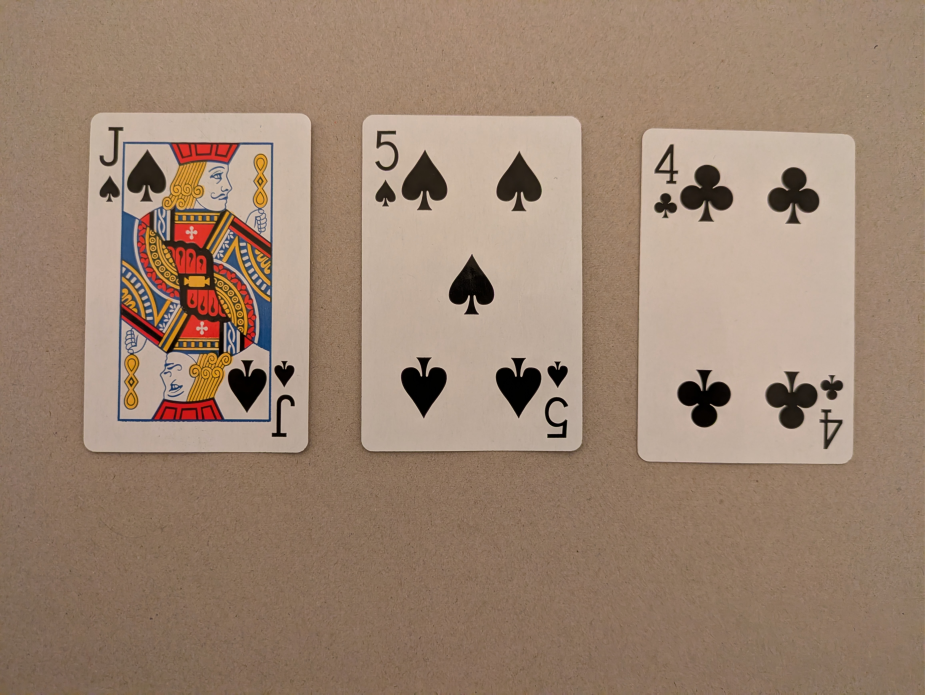
#> input picture projectImages/flop.jpg, 4624 x 3472 px, given in place of the camera (shown at 1/5 size)
$ python file.py
#> lines starting #> are read from the running program, lines starting #| are printed output that depends on the picture; after the words box and inside, x2 and y2 are one past the last pixel; in counts of white or black regions, pixels touching at a corner belong together
import cv2 as cv
import numpy as np

framewidth = 320
frameheight = 240

# [38 lines left out: functions rearrange_points, process_card, not called in this run]


# setting up camera here
cap = cv.VideoCapture(0)
cap.set(3, framewidth)
cap.set(4, frameheight)

cv.namedWindow("Live")
cv.namedWindow("Canny")

captured_count = 0           # how many cards captured so far (we need 2)
card_present_prev = False    # checking if there was there a card in the previous frame

while True:
    success, img = cap.read()
#> img is the input picture: shape (3472, 4624, 3); mean B, G, R 112.3, 131.6, 156.1
    if not success:
        print("Camera frame not read, exiting.")
        break

    imgcon = img.copy()
    gray_img = cv.cvtColor(img, cv.COLOR_BGR2GRAY)
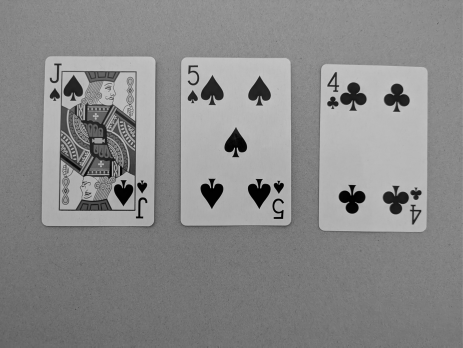
#> gray_img: shape (3472, 4624) (shown at 1/10 size); min 0, max 216, mean 136.7

    # Show the live grayscale feed
    cv.imshow("Live", gray_img)

    # Auto Canny thresholds based on median
    median = np.median(gray_img)
#> median = 133
    sigma = 0.33
    lower_threshold = int(max(0, (1.0 - sigma) * median))
#> lower_threshold = 89
    upper_threshold = int(min(255, (1.0 + sigma) * median))
#> upper_threshold = 176

    cannyedge = cv.Canny(gray_img, lower_threshold, upper_threshold)
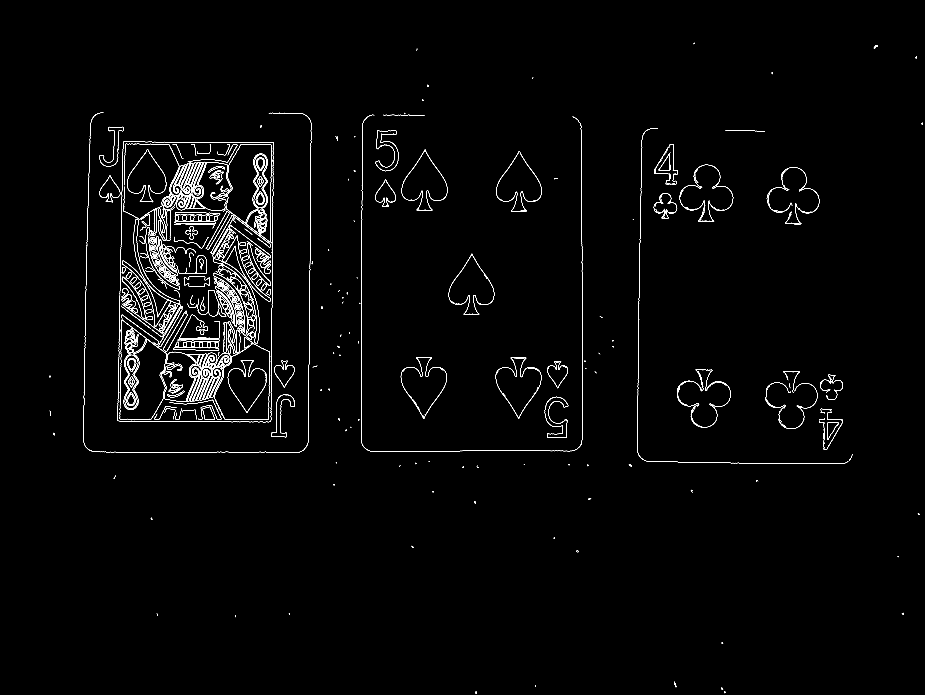
#> cannyedge: shape (3472, 4624) (shown at 1/5 size); 0.7% white in thin lines or dots, all inside (x1, y1, x2, y2) = (246, 213, 4615, 3468)
    cv.imshow("Canny", cannyedge)

    # Find contours
    contours, _ = cv.findContours(cannyedge, cv.RETR_EXTERNAL, cv.CHAIN_APPROX_SIMPLE)
#> contours = 850 contours, 557 with area under 20; largest, box (x1, y1, x2, y2) and area: (2004, 1786, 2234, 2093) 37679, (2008, 747, 2237, 1053) 37459, (2478, 1788, 2707, 2093) 37270, (2243, 1269, 2471, 1574) 37053, (1269, 773, 1334, 1041) 11533
    contours = sorted(contours, key=cv.contourArea, reverse=True)[:2]
#> contours = 2 contours; box (x1, y1, x2, y2) and area: (2004, 1786, 2234, 2093) 37679, (2008, 747, 2237, 1053) 37459

    # Collect valid card-like quads in this frame
    card_quads = []
    for contour in contours:
        area = cv.contourArea(contour)
        if area < 5000:
            continue

        hull = cv.convexHull(contour)
        hull_area = cv.contourArea(hull)
        if hull_area == 0:
            continue

        solidity = area / hull_area
        if solidity < 0.9:
            continue

        perimeter = cv.arcLength(contour, True)
        epsilon = 0.02 * perimeter
        approx = cv.approxPolyDP(contour, epsilon, True)

        if len(approx) == 4:
            card_quads.append(approx)
#> this loop made 2 passes
#> (area, hull_area, solidity) on passes 1 to 2: (37679, 44350, 0.85), (37459, 43992.5, 0.851)
#> after the loop, card_quads = []

    card_present_now = len(card_quads) > 0
#> card_present_now = False

    # Edge trigger: cards just appeared this frame
    if (not card_present_prev) and card_present_now and captured_count < 2:
        print(f"New card event: {len(card_quads)} card(s) in this frame")

        # How many slots left until we hit 2
        slots_left = 2 - captured_count

        for i, approx in enumerate(card_quads[:slots_left]):
            idx = captured_count + i
            print(f"Capturing card index {idx}")

            pts = np.float32(approx.reshape(4, 2))
            width, height = 400, 600
            ordered_pts = rearrange_points(pts)
            p2 = np.float32([[0, 0], [width, 0], [0, height], [width, height]])
            matrix = cv.getPerspectiveTransform(ordered_pts, p2)
            output = cv.warpPerspective(img, matrix, (width, height))

            # Show rectified card
            cv.imshow(f"Captured Card {idx+1}", output)

            # Draw on original (optional)
            cv.drawContours(imgcon, [approx], -1, (255, 0, 255), 4)
            x, y, w, h = cv.boundingRect(approx)
            cv.rectangle(imgcon, (x, y), (x + w, y + h), (0, 255, 0), 3)
            cv.putText(imgcon, f"Card {idx+1}", (x, y - 10),
                       cv.FONT_HERSHEY_SIMPLEX, 1, (0, 255, 0), 2, cv.LINE_AA)
            cv.imshow("Detected Cards", imgcon)

            # Process inner corner
            process_card(output, idx=idx)

        captured_count += min(len(card_quads), slots_left)
        print(f"Total captured so far: {captured_count}")

        if captured_count >= 2:
            print("2 cards captured — stopping camera. Press any key to close.")
            break

    # Update state for next frame
    card_present_prev = card_present_now
#> card_present_prev = False

    # While still scanning you can quit with q
    key = cv.waitKey(30) & 0xFF
#> (key q is pressed here)
    if key == ord('q'):
        break

cap.release()
# Keep all result windows on screen until a key is pressed
cv.waitKey(0)
cv.destroyAllWindows()

$ run again, on projectImages/hand1.jpg
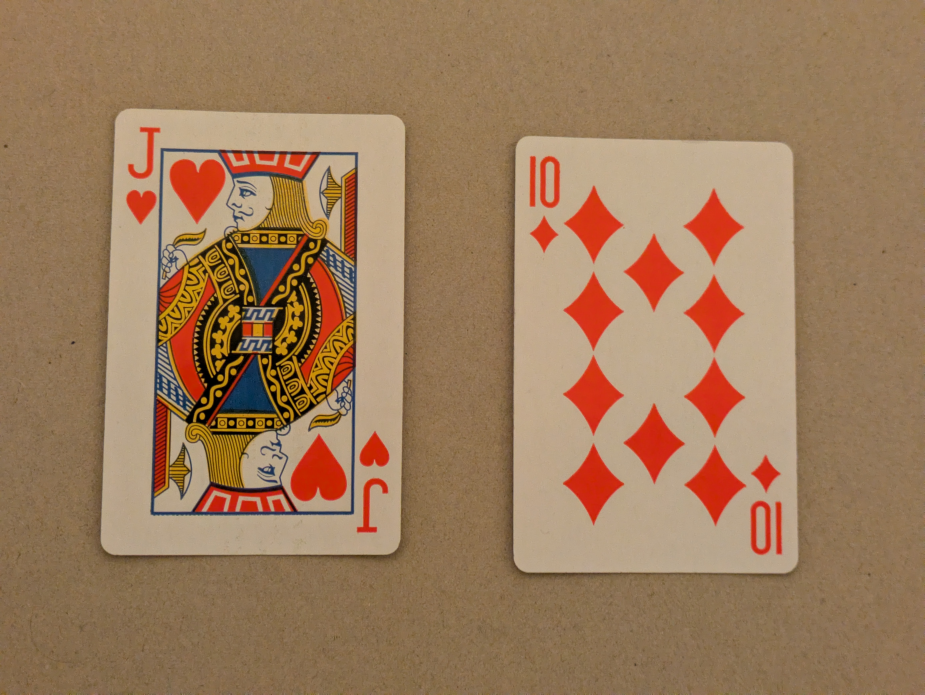
#> input picture projectImages/hand1.jpg, 4624 x 3472 px, given in place of the camera (shown at 1/5 size)
#> img is the input picture: shape (3472, 4624, 3); mean B, G, R 91.8, 123.1, 156.6
#> `gray_img = cv.cvtColor(img, cv.COLOR_BGR2GRAY)`:
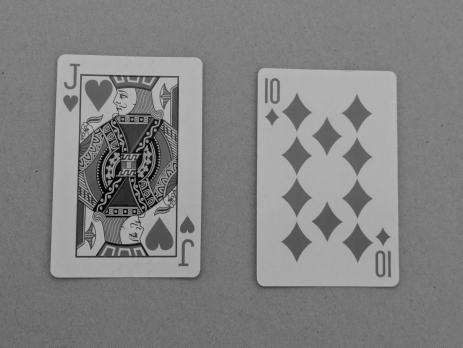
#> gray_img: shape (3472, 4624) (shown at 1/10 size); min 0, max 193, mean 129.6
#> median = 124
#> lower_threshold = 83
#> upper_threshold = 164
#> `cannyedge = cv.Canny(gray_img, lower_threshold, upper_threshold)`:
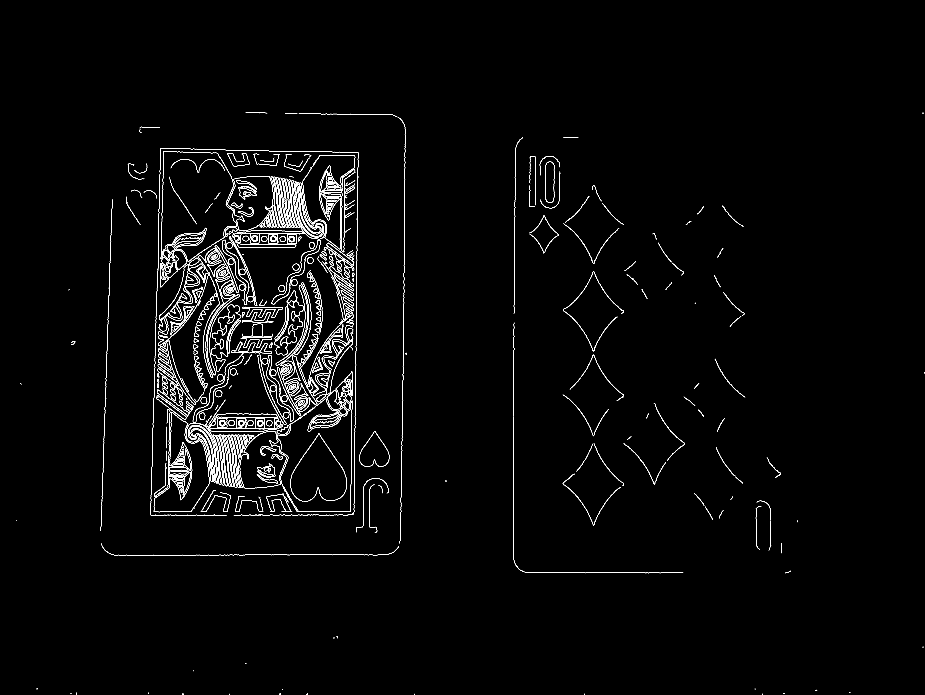
#> cannyedge: shape (3472, 4624) (shown at 1/5 size); 0.85% white in thin lines or dots, all inside (x1, y1, x2, y2) = (81, 560, 4624, 3472)
#> `contours, _ = cv.findContours(cannyedge, cv.RETR_EXTERNAL, cv.CHAIN_AP..`: contours = 1250 contours, 815 with area under 20; largest, box (x1, y1, x2, y2) and area: (930, 2115, 1106, 2423) 4919, (1185, 1219, 1481, 1240) 4666, (1185, 1151, 1521, 1169) 3786, (1137, 765, 1249, 832) 3505, (1155, 2175, 1213, 2440) 2352
#> `contours = sorted(contours, key=cv.contourArea, reverse=True)[:2]`: contours = 2 contours; box (x1, y1, x2, y2) and area: (930, 2115, 1106, 2423) 4919, (1185, 1219, 1481, 1240) 4666
#> the loop `for contour in contours:` made 2 passes
#> area on passes 1 to 2: 4919, 4666.5
#> after the loop `for contour in contours:`: card_quads = []
#> card_present_now = False

$ run again, on projectImages/hand2.jpg
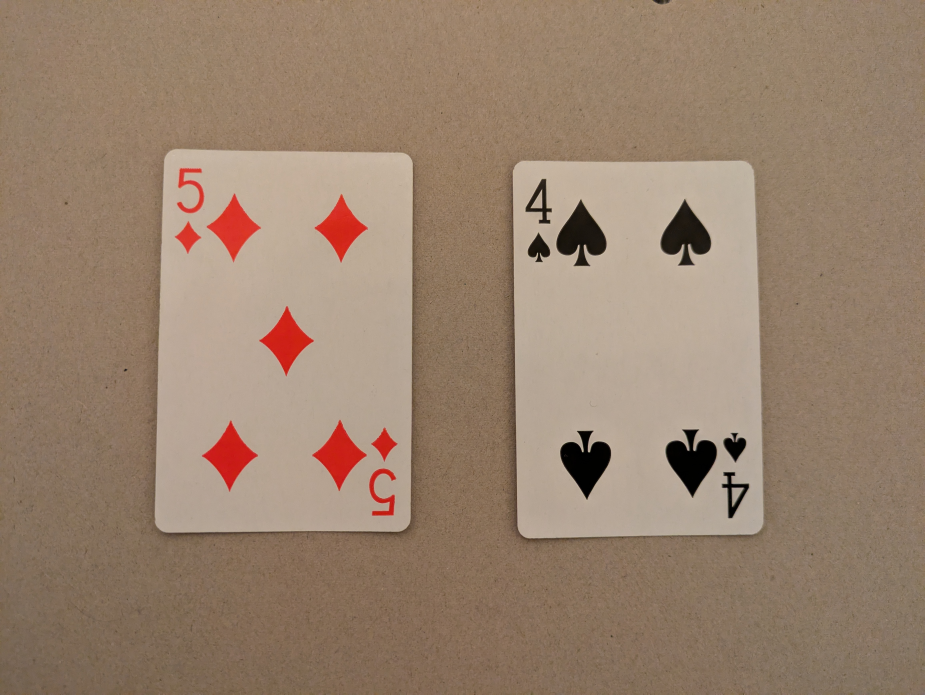
#> input picture projectImages/hand2.jpg, 4624 x 3472 px, given in place of the camera (shown at 1/5 size)
#> img is the input picture: shape (3472, 4624, 3); mean B, G, R 109.6, 129.6, 152.8
#> `gray_img = cv.cvtColor(img, cv.COLOR_BGR2GRAY)`:
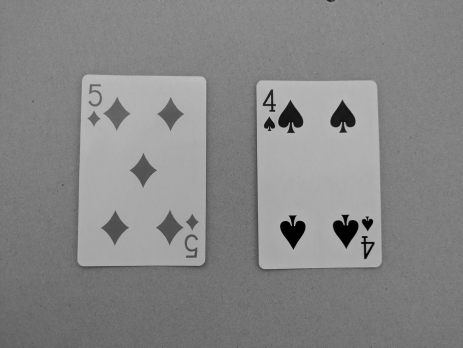
#> gray_img: shape (3472, 4624) (shown at 1/10 size); min 0, max 217, mean 134.2
#> median = 129
#> lower_threshold = 86
#> upper_threshold = 171
#> `cannyedge = cv.Canny(gray_img, lower_threshold, upper_threshold)`:
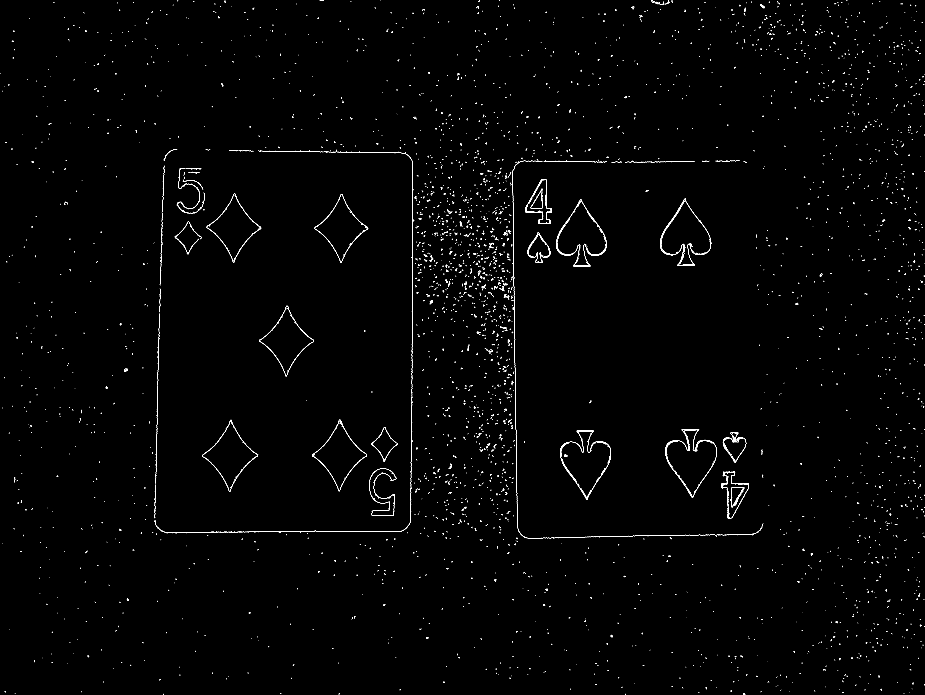
#> cannyedge: shape (3472, 4624) (shown at 1/5 size); 0.42% white in thin lines or dots
#> `contours, _ = cv.findContours(cannyedge, cv.RETR_EXTERNAL, cv.CHAIN_AP..`: contours = 3656 contours, 3568 with area under 20; largest, box (x1, y1, x2, y2) and area: (2800, 2153, 3055, 2499) 47384, (2781, 997, 3033, 1332) 45622, (2626, 895, 2760, 1120) 13781, (2638, 1161, 2752, 1312) 9236, (3300, 995, 3556, 1276) 325
#> `contours = sorted(contours, key=cv.contourArea, reverse=True)[:2]`: contours = 2 contours; box (x1, y1, x2, y2) and area: (2800, 2153, 3055, 2499) 47384, (2781, 997, 3033, 1332) 45622
#> the loop `for contour in contours:` made 2 passes
#> (area, hull_area, solidity) on passes 1 to 2: (47384.5, 55385, 0.856), (45621.5, 53236, 0.857)
#> after the loop `for contour in contours:`: card_quads = []
#> card_present_now = False
